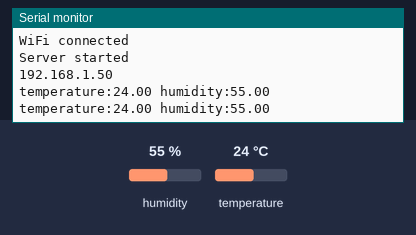
A sketch run on a simulated ESP8266 (NodeMCU). Shown: the last lines printed to the serial monitor. Inputs (shaded band) come from the test bench; at power-on: humidity 55 %, temperature 24 °C. WiFi joins after 1.5 s; servers stay silent unless stated.

Above: at 2.7 s.
2.8 s: humidity set to 22 %
At 3.9 s:
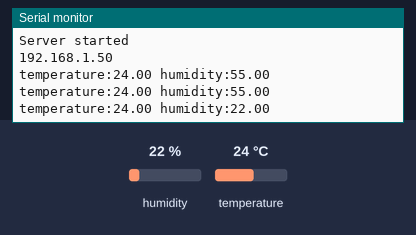
4.3 s: temperature set to 12 °C
At 5.4 s:
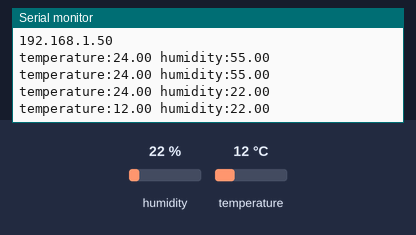
5.8 s: humidity set to 40 %
At 7.5 s:
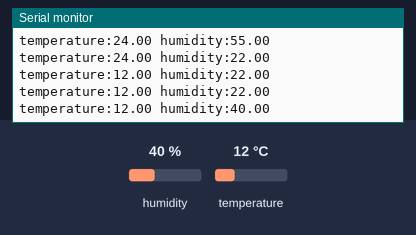
Timing chart, 0 to 9.0 s (numbered marks = the images above; inputs shaded):
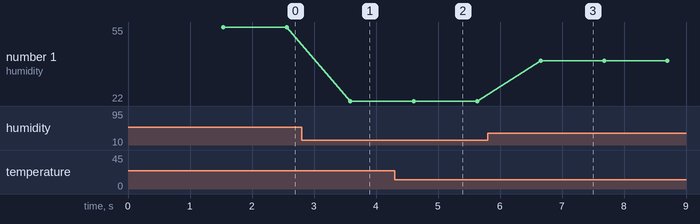

Measured:
- after the input at 2.8 s, the serial monitor: prints a new line after 0.78 s (image 1)
- after the input at 4.3 s, the serial monitor: prints a new line after 0.31 s (image 2)
- after the input at 5.8 s, the serial monitor: prints a new line after 0.85 s (image 3)
- plotted number 1: 55 → 22 after the input at 2.8 s, 22 → 40 after the input at 5.8 s

The sketch:

sketch_nov15a.ino
```cpp
#include <ESP8266WiFi.h>
#include <DHT11.h>

const char* ssid     = "Quality Thought"; // Your ssid
const char* password = "roundtable"; // Your Password

int pin = 2;

WiFiServer server(80);
DHT11 dht11(pin);

double Fahrenheit(double celsius) {
return ((double)(9 / 5) * celsius) + 32;
}

double Kelvin(double celsius) {
return celsius + 273.15;
}

void setup() {
Serial.begin(115200);
delay(10);
Serial.println();

// Connect to WiFi network
WiFi.mode(WIFI_STA);
Serial.println();
Serial.println();
Serial.print("Connecting to ");
Serial.println(ssid);

WiFi.begin(ssid, password);

while (WiFi.status() != WL_CONNECTED) {
delay(500);
Serial.print(".");
}
Serial.println("");
Serial.println("WiFi connected");

// Start the server
server.begin();
Serial.println("Server started");

// Print the IP address
Serial.println(WiFi.localIP());
}

void loop() {
int err;
float temp, humi;
if ((err = dht11.read(humi, temp)) == 0)
{
Serial.print("temperature:");
Serial.print(temp);
Serial.print(" humidity:");
Serial.print(humi);
Serial.println();
}
else
{
Serial.println();
Serial.print("Error No :");
Serial.print(err);
Serial.println();
}
WiFiClient client = server.available();
client.println("HTTP/1.1 200 OK");
client.println("Content-Type: text/html");
client.println("Connection: close");  // the connection will be closed after completion of the response
client.println("Refresh: 5");  // refresh the page automatically every 5 sec
client.println();
client.println("<!DOCTYPE html>");
client.println("<html xmlns='http://www.w3.org/1999/xhtml'>");
client.println("<head>\n<meta charset='UTF-8'>");
client.println("<title>ESP8266 Temperature & Humidity DHT11 Sensor</title>");
client.println("</head>\n<body>");
client.println("<H2>ESP8266 & DHT11 Sensor</H2>");
client.println("<H3>Humidity / Temperature</H3>");
client.println("<pre>");
client.print("Humidity (%)         : ");
client.println((float)humi, 2);
client.print("Temperature (°C)  : ");
client.println((float)temp, 2);
client.print("Temperature (°F)  : ");
client.println(Fahrenheit(temp), 2);
client.print("Temperature (°K)  : ");
client.println(Kelvin(temp), 2);
client.println("</pre>");
client.println("<H3>www.iotmonk.com</H3>");
client.print("</body>\n</html>");
delay(DHT11_RETRY_DELAY); //delay for reread
}
```
